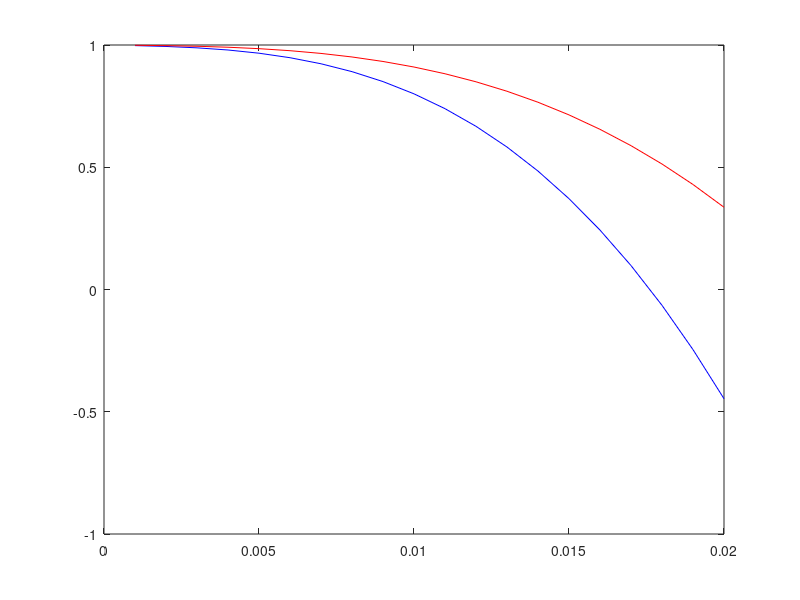

Write MATLAB code to recreate this figure.
lambda = 2.25;
beta = 0.88;
%From "advanced in prospect theory cumulative representation of uncertainty"

n = 10000;
u = 0.65;

N = 10000;
%n_target = N/3*2; %data amount utility is 2/3 at this number
n_target = 600; %data amount utility is 2/3 at this number

k = 1.109;
%g = 0.271;
g=(3*k-1)/n_target;

u = 0.457;
h = 0.039;




c = 1;

theta = 0.05;



W_max = 1;

beta1 = 1; 
M = c * lambda /n*power(1/n,beta1);
temp = 0; 
for i = 1:n
    temp = temp + power(i,beta1);
end
 
M = M*temp;

C = k*N/2/g/power(log(theta),2);
A = M/W_max;

A_exp = c/2/W_max;

epsilon_max = 0.001:0.001:0.02;

deri1 = 1 - A*C*beta1*epsilon_max.^(beta1 + 2) - A*epsilon_max.^beta1 + C*A*A*beta1*epsilon_max.^(2*beta1 + 2) - beta1*A*epsilon_max.^beta1;
deri11 = 1 - 2*A_exp*epsilon_max - A_exp*C*epsilon_max.^3 - A_exp^2*C*epsilon_max.^4;
%deri2 = 2*log(theta)*log(theta)./epsilon_max.^3./power(1-A*epsilon_max,3).*deri1/N^2;

%{
beta1 = 0.88;
y2 = 1 - A*C*beta1*x.^(beta1 + 2) - A*x.^beta1 + C*A*A*beta1*x.^(2*beta1 + 2) - beta1*A*x.^beta1;

beta1 = 0.44;
y3 = 1 - A*C*beta1*x.^(beta1 + 2) - A*x.^beta1 + C*A*A*beta1*x.^(2*beta1 + 2) - beta1*A*x.^beta1;

beta1 = 0.22;
y4 = 1 - A*C*beta1*x.^(beta1 + 2) - A*x.^beta1 + C*A*A*beta1*x.^(2*beta1 + 2) - beta1*A*x.^beta1;

plot(x,y1,'b',x,y2,'k',x,y3,'r',x,y4,'y')
%}
plot(epsilon_max,deri1,'b',epsilon_max,deri11,'r')

